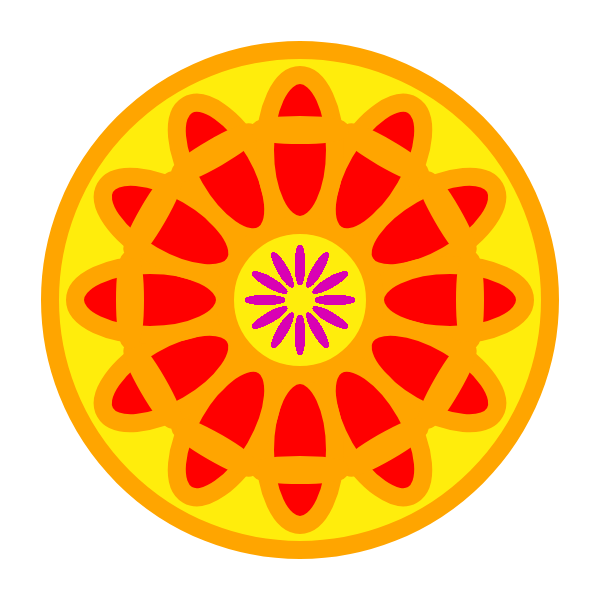
Frame 1 (no input)
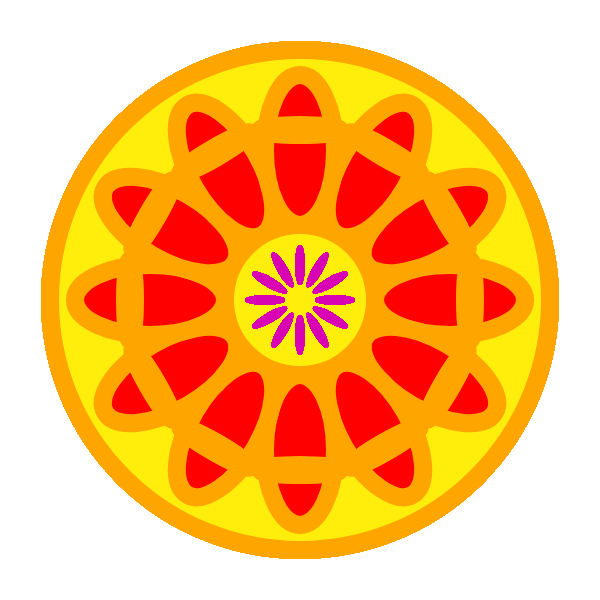
Frame 60 (no input)
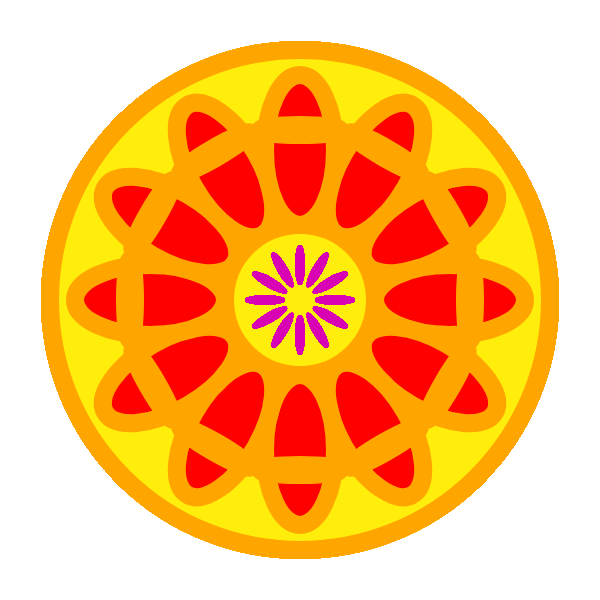
Frame 120 (the mouse pressed at the canvas centre since frame 60)

The p5.js sketch that drew these frames (run headless with seeded random() and noise() and a simulated clock; from frame 60 on, the mouse is pressed at the canvas centre):

// p5.js sketch
// ── sketch.js
function setup() {
  
  createCanvas(600, 600);

  background(255,255,255);

  angleMode(DEGREES);
}

function draw() {

  translate(width/2,height/2)

  fill(255,237,12);

  circle(0,0,500);

  stroke(255,165,0);

  strokeWeight(18);

  circle(0,0,500);

  for(let i=0;i<12;i++){

rotate(30);

    fill(255,0,0);

    ellipse(0,-150,70,150);
  

    fill(153,255,12);

    ellipse(0,-170,80,10);
    
    
  }

fill(255,237,12);


  circle(0,0,150);

  for(let i=0;i<1243;i++){

rotate(30);

noStroke();

    fill(217,1,180);
    
ellipse(0,-35,10,40);


  
}

  fill(55,115,45);

  rotate(45);

}

 
